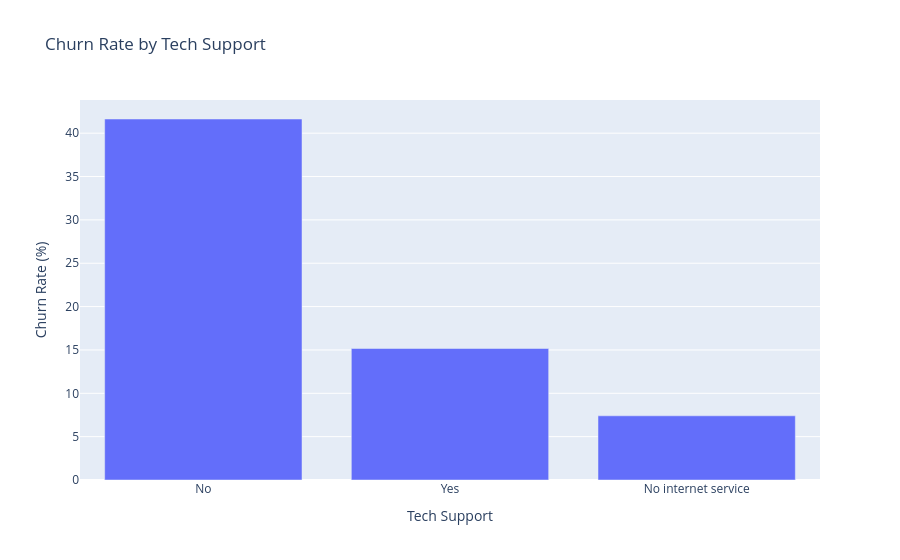

Notebook code for this chart:
### Markdown cell above
### Tech Support vs Churn

### Code cell
px.bar(churn_rate_tech_df, x="TechSupport", y="Churn", title="Churn Rate by Tech Support", labels={"Churn": "Churn Rate (%)", "TechSupport":"Tech Support"}, category_orders={"TechSupport":["No", "Yes", "No internet service"]})

### Figure 1 — Plotly figure (JSON) as saved in the notebook; plotly's stock layout.template omitted (floating-point values rounded to 4 significant figures)
{"data": [{"hovertemplate": "Tech Support=%{x}<br>Churn Rate (%)=%{y}<extra></extra>", "legendgroup": "", "marker": {"color": "#636efa", "pattern": {"shape": ""}}, "name": "", "orientation": "v", "showlegend": false, "textposition": "auto", "type": "bar", "x": ["No", "No internet service", "Yes"], "xaxis": "x", "y": [41.64, 7.405, 15.17], "yaxis": "y"}], "layout": {"barmode": "relative", "legend": {"tracegroupgap": 0}, "title": {"text": "Churn Rate by Tech Support"}, "xaxis": {"anchor": "y", "categoryarray": ["No", "Yes", "No internet service"], "categoryorder": "array", "domain": [0, 1], "title": {"text": "Tech Support"}}, "yaxis": {"anchor": "x", "domain": [0, 1], "title": {"text": "Churn Rate (%)"}}}}
